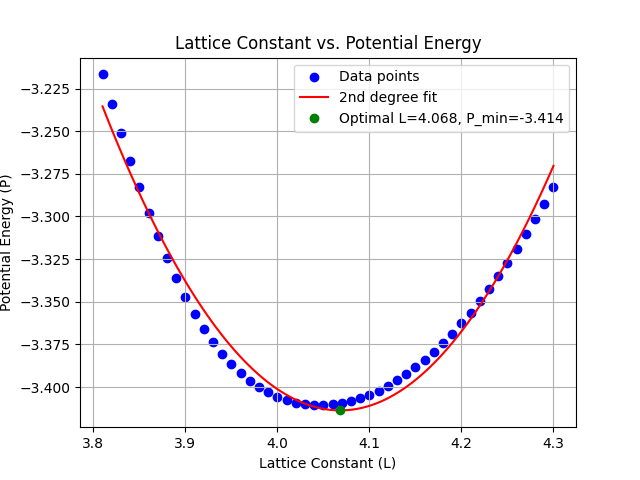

Write Python code to recreate this figure.
import numpy as np
import matplotlib.pyplot as plt

# Load data from CSV file
data = np.loadtxt('res.csv', delimiter=',', skiprows=1)
L = data[:, 0]  # Lattice constants
P = data[:, 1]  # Potential energy values

# Fit a second-degree polynomial to the data
coeffs = np.polyfit(L, P, 2)
poly = np.poly1d(coeffs)

# Find the optimal L by finding the minimum of the fitted polynomial
L_opt = -coeffs[1] / (2 * coeffs[0])
P_min = poly(L_opt)

# Plot the data and the fitted curve
plt.scatter(L, P, label='Data points', color='blue')
L_fit = np.linspace(min(L), max(L), 100)
P_fit = poly(L_fit)
plt.plot(L_fit, P_fit, label=f'2nd degree fit', color='red')

# Mark the optimal point on the plot
plt.plot(L_opt, P_min, 'go', label=f'Optimal L={L_opt:.3f}, P_min={P_min:.3f}')

# Labels and title
plt.xlabel('Lattice Constant (L)')
plt.ylabel('Potential Energy (P)')
plt.title('Lattice Constant vs. Potential Energy')
plt.legend()
plt.grid(True)
plt.savefig('fit.png')
# plt.show()

# Print results
print(f"Optimal Lattice Constant (L_opt): {L_opt:.3f}")
print(f"Minimum Potential Energy (P_min): {P_min:.3f}")
